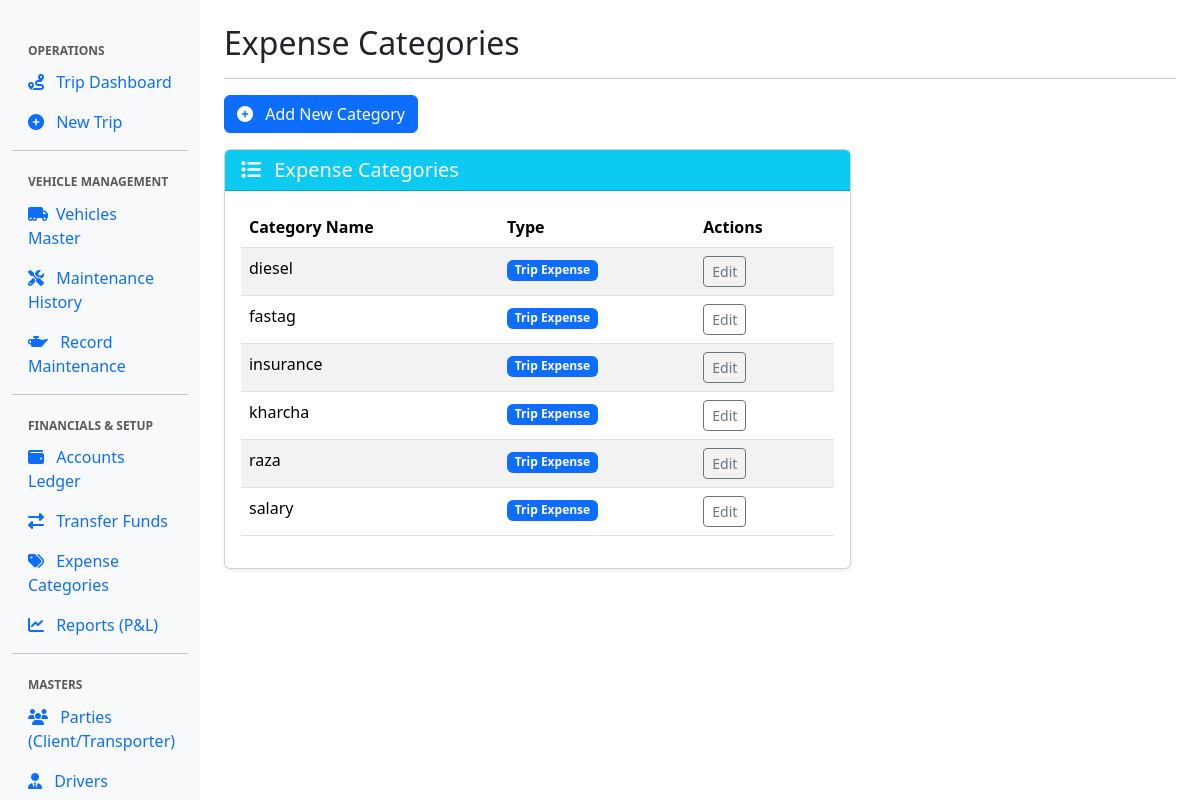
Screenshot of /category/list/ with the database file from the repository.
### management/models.py (models this page shows, shortened)
class ExpenseCategory(models.Model):
    name = models.CharField(max_length=100, unique=True)
    is_trip_expense = models.BooleanField(
        default=True, verbose_name="Related to Trip Cost (P&L)"
    )

### management/views.py (the view)
# urls.py: path('category/list/', views.expense_category_list, name='expense_category_list'),
def expense_category_list(request):
    categories = ExpenseCategory.objects.all().order_by('name')
    context = {'categories': categories, 'title': 'Expense Categories'}
    return render(request, 'management/expense_category_list.html', context)

### management/templates/management/expense_category_list.html
{% extends 'base.html' %}
{% block content %}
<a href="{% url 'expense_category_create' %}" class="btn btn-primary mb-3"><i class="fas fa-plus-circle me-2"></i> Add New Category</a>
<div class="row">
    <div class="col-md-8">
        <div class="card shadow-sm">
            <div class="card-header bg-info text-white">
                <h5 class="mb-0"><i class="fas fa-list me-2"></i> Expense Categories</h5>
            </div>
            <div class="card-body">
                {% if categories %}
                    <div class="table-responsive">
                        <table class="table table-striped table-hover">
                            <thead>
                                <tr>
                                    <th>Category Name</th>
                                    <th>Type</th>
                                    <th>Actions</th>
                                </tr>
                            </thead>
                            <tbody>
                                {% for category in categories %}
                                <tr>
                                    <td>{{ category.name }}</td>
                                    <td>
                                        {% if category.is_maintenance %}
                                            <span class="badge bg-warning text-dark">Maintenance</span>
                                        {% else %}
                                            <span class="badge bg-primary">Trip Expense</span>
                                        {% endif %}
                                    </td>
                                    <td>
                                        <a href="{% url 'expense_category_update' category.pk %}" class="btn btn-sm btn-outline-secondary me-2">Edit</a>
                                        </td>
                                </tr>
                                {% endfor %}
                            </tbody>
                        </table>
                    </div>
                {% else %}
                    <div class="alert alert-warning">
                        No expense categories found. Click "Add New Category" to get started.
                    </div>
                {% endif %}
            </div>
        </div>
    </div>
</div>
{% endblock content %}

### rows the page displays
ExpenseCategory: name "diesel"
ExpenseCategory: name "fastag"
ExpenseCategory: name "insurance"
ExpenseCategory: name "kharcha"
ExpenseCategory: name "raza"
ExpenseCategory: name "salary"

### other values shown
{{ title|default:"TMS Dashboard" }} "Expense Categories"
